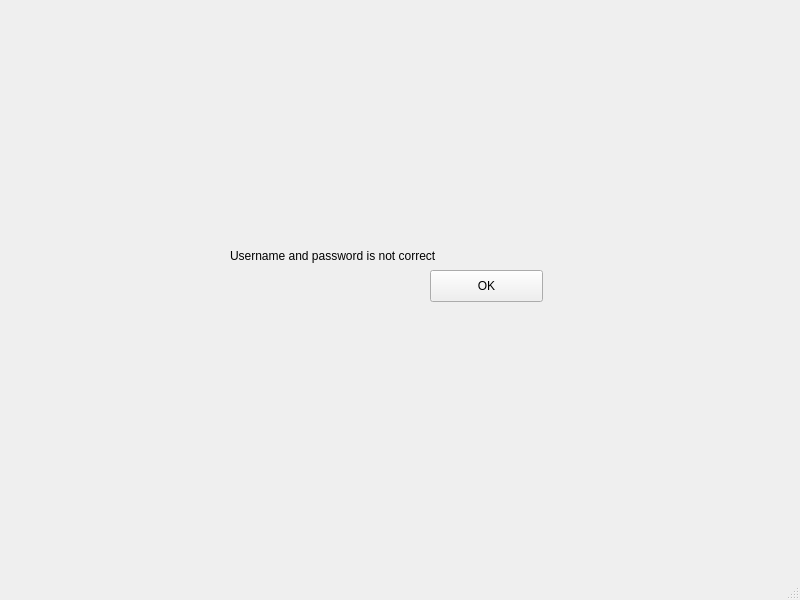
<?xml version="1.0" encoding="UTF-8"?>
<ui version="4.0">
 <class>MainWindow</class>
 <widget class="QMainWindow" name="MainWindow">
  <property name="geometry">
   <rect>
    <x>0</x>
    <y>0</y>
    <width>800</width>
    <height>600</height>
   </rect>
  </property>
  <property name="windowTitle">
   <string>MainWindow</string>
  </property>
  <widget class="QWidget" name="centralwidget">
   <widget class="QLabel" name="label">
    <property name="geometry">
     <rect>
      <x>230</x>
      <y>200</y>
      <width>321</width>
      <height>111</height>
     </rect>
    </property>
    <property name="text">
     <string>Username and password is not correct</string>
    </property>
   </widget>
   <widget class="QPushButton" name="pushButton">
    <property name="geometry">
     <rect>
      <x>430</x>
      <y>270</y>
      <width>113</width>
      <height>32</height>
     </rect>
    </property>
    <property name="text">
     <string>OK</string>
    </property>
   </widget>
  </widget>
  <widget class="QStatusBar" name="statusbar"/>
 </widget>
 <resources/>
 <connections/>
</ui>
